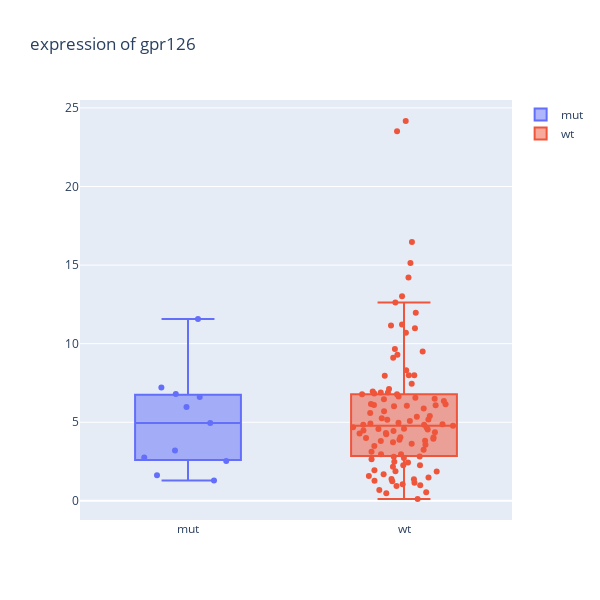

Write notebook code for a chart like this one.
### Code cell
### plotly boxplot overlay boxpoints

f = '/projects/trans_scratch/validations/workspace/szong/development/genomics_data_analysis/visualization/GPR126_expression.csv'
df = pd.read_csv(f)
df.head(2)
dfm = df.pivot(index='patient', columns='xx', values='GPR126')
dfm.columns = ['mut', 'wt']
dfm.head(2)

data=[go.Box(y=dfm[col], name=col, boxpoints='all', pointpos = 0, jitter=1, text=dfm[col].index.tolist()) for col in dfm.columns]

layout=go.Layout(title='expression of gpr126',
                width=600,
                height=600)

fig = go.Figure(data=data, layout=layout)

iplot(fig)

### Figure 1 — Plotly figure (JSON) as saved in the notebook; plotly's stock layout.template omitted (floating-point values rounded to 4 significant figures)
{"data": [{"boxpoints": "all", "jitter": 1, "name": "mut", "pointpos": 0, "text": ["HTMCP-03-06-02001", "HTMCP-03-06-02002", "HTMCP-03-06-02003", "HTMCP-03-06-02006", "HTMCP-03-06-02008", "HTMCP-03-06-02012", "HTMCP-03-06-02013", "HTMCP-03-06-02020", "HTMCP-03-06-02036", "HTMCP-03-06-02037", "HTMCP-03-06-02040", "HTMCP-03-06-02042", "HTMCP-03-06-02046", "HTMCP-03-06-02047", "HTMCP-03-06-02054", "HTMCP-03-06-02057", "HTMCP-03-06-02058", "HTMCP-03-06-02063", "HTMCP-03-06-02068", "HTMCP-03-06-02070", "HTMCP-03-06-02071", "HTMCP-03-06-02074", "HTMCP-03-06-02075", "HTMCP-03-06-02076", "HTMCP-03-06-02089", "HTMCP-03-06-02092", "HTMCP-03-06-02097", "HTMCP-03-06-02098", "HTMCP-03-06-02099", "HTMCP-03-06-02103", "HTMCP-03-06-02108", "HTMCP-03-06-02109", "HTMCP-03-06-02110", "HTMCP-03-06-02113", "HTMCP-03-06-02120", "HTMCP-03-06-02125", "HTMCP-03-06-02128", "HTMCP-03-06-02139", "HTMCP-03-06-02144", "HTMCP-03-06-02145", "HTMCP-03-06-02147", "HTMCP-03-06-02148", "HTMCP-03-06-02149", "HTMCP-03-06-02150", "HTMCP-03-06-02151", "HTMCP-03-06-02152", "HTMCP-03-06-02155", "HTMCP-03-06-02156", "HTMCP-03-06-02170", "HTMCP-03-06-02174", "HTMCP-03-06-02175", "HTMCP-03-06-02176", "HTMCP-03-06-02179", "HTMCP-03-06-02180", "HTMCP-03-06-02182", "HTMCP-03-06-02185", "HTMCP-03-06-02194", "HTMCP-03-06-02195", "HTMCP-03-06-02196", "HTMCP-03-06-02197", "HTMCP-03-06-02202", "HTMCP-03-06-02203", "HTMCP-03-06-02204", "HTMCP-03-06-02205", "HTMCP-03-06-02209", "HTMCP-03-06-02210", "HTMCP-03-06-02213", "HTMCP-03-06-02214", "HTMCP-03-06-02215", "HTMCP-03-06-02216", "HTMCP-03-06-02217", "HTMCP-03-06-02219", "HTMCP-03-06-02222", "HTMCP-03-06-02225", "HTMCP-03-06-02230", "HTMCP-03-06-02235", "HTMCP-03-06-02238", "HTMCP-03-06-02239", "HTMCP-03-06-02240", "HTMCP-03-06-02242", "HTMCP-03-06-02256", "HTMCP-03-06-02259", "HTMCP-03-06-02260", "HTMCP-03-06-02261", "HTMCP-03-06-02262", "HTMCP-03-06-02264", "HTMCP-03-06-02266", "HTMCP-03-06-02267", "HTMCP-03-06-02268", "HTMCP-03-06-02320", "HTMCP-03-06-02322", "HTMCP-03-06-02326", "HTMCP-03-06-02328", "HTMCP-03-06-02330", "HTMCP-03-06-02332", "HTMCP-03-06-02333", "HTMCP-03-06-02335", "HTMCP-03-06-02340", "HTMCP-03-06-02341", "HTMCP-03-06-02344", "HTMCP-03-06-02346", "HTMCP-03-06-02354", "HTMCP-03-06-02377", "HTMCP-03-06-02392", "HTMCP-03-06-02393", "HTMCP-03-06-02396", "HTMCP-03-06-02411", "HTMCP-03-06-02414", "HTMCP-03-06-02417", "HTMCP-03-06-02424", "HTMCP-03-06-02427", "HTMCP-03-06-02428", "HTMCP-03-06-02434", "HTMCP-03-06-02435", "HTMCP-03-06-02437", "HTMCP-03-06-02441", "HTMCP-03-06-02442", "HTMCP-03-06-02447"], "type": "box", "y": [null, null, null, null, null, null, null, null, null, null, null, null, null, null, null, null, 4.959, 2.76, null, null, null, null, 6.795, null, null, null, null, null, null, null, null, null, null, null, null, null, null, null, null, null, null, 1.3, null, null, null, null, null, null, null, null, null, null, null, null, null, null, null, null, null, null, null, 3.197, null, null, null, 2.542, null, 1.622, null, null, null, null, null, null, null, null, null, null, null, null, null, null, 7.21, null, null, null, null, null, null, null, null, 11.57, null, null, null, 5.965, null, null, null, null, 6.6, null, null, null, null, null, null, null, null, null, null, null, null, null, null, null, null, null]}, {"boxpoints": "all", "jitter": 1, "name": "wt", "pointpos": 0, "text": ["HTMCP-03-06-02001", "HTMCP-03-06-02002", "HTMCP-03-06-02003", "HTMCP-03-06-02006", "HTMCP-03-06-02008", "HTMCP-03-06-02012", "HTMCP-03-06-02013", "HTMCP-03-06-02020", "HTMCP-03-06-02036", "HTMCP-03-06-02037", "HTMCP-03-06-02040", "HTMCP-03-06-02042", "HTMCP-03-06-02046", "HTMCP-03-06-02047", "HTMCP-03-06-02054", "HTMCP-03-06-02057", "HTMCP-03-06-02058", "HTMCP-03-06-02063", "HTMCP-03-06-02068", "HTMCP-03-06-02070", "HTMCP-03-06-02071", "HTMCP-03-06-02074", "HTMCP-03-06-02075", "HTMCP-03-06-02076", "HTMCP-03-06-02089", "HTMCP-03-06-02092", "HTMCP-03-06-02097", "HTMCP-03-06-02098", "HTMCP-03-06-02099", "HTMCP-03-06-02103", "HTMCP-03-06-02108", "HTMCP-03-06-02109", "HTMCP-03-06-02110", "HTMCP-03-06-02113", "HTMCP-03-06-02120", "HTMCP-03-06-02125", "HTMCP-03-06-02128", "HTMCP-03-06-02139", "HTMCP-03-06-02144", "HTMCP-03-06-02145", "HTMCP-03-06-02147", "HTMCP-03-06-02148", "HTMCP-03-06-02149", "HTMCP-03-06-02150", "HTMCP-03-06-02151", "HTMCP-03-06-02152", "HTMCP-03-06-02155", "HTMCP-03-06-02156", "HTMCP-03-06-02170", "HTMCP-03-06-02174", "HTMCP-03-06-02175", "HTMCP-03-06-02176", "HTMCP-03-06-02179", "HTMCP-03-06-02180", "HTMCP-03-06-02182", "HTMCP-03-06-02185", "HTMCP-03-06-02194", "HTMCP-03-06-02195", "HTMCP-03-06-02196", "HTMCP-03-06-02197", "HTMCP-03-06-02202", "HTMCP-03-06-02203", "HTMCP-03-06-02204", "HTMCP-03-06-02205", "HTMCP-03-06-02209", "HTMCP-03-06-02210", "HTMCP-03-06-02213", "HTMCP-03-06-02214", "HTMCP-03-06-02215", "HTMCP-03-06-02216", "HTMCP-03-06-02217", "HTMCP-03-06-02219", "HTMCP-03-06-02222", "HTMCP-03-06-02225", "HTMCP-03-06-02230", "HTMCP-03-06-02235", "HTMCP-03-06-02238", "HTMCP-03-06-02239", "HTMCP-03-06-02240", "HTMCP-03-06-02242", "HTMCP-03-06-02256", "HTMCP-03-06-02259", "HTMCP-03-06-02260", "HTMCP-03-06-02261", "HTMCP-03-06-02262", "HTMCP-03-06-02264", "HTMCP-03-06-02266", "HTMCP-03-06-02267", "HTMCP-03-06-02268", "HTMCP-03-06-02320", "HTMCP-03-06-02322", "HTMCP-03-06-02326", "HTMCP-03-06-02328", "HTMCP-03-06-02330", "HTMCP-03-06-02332", "HTMCP-03-06-02333", "HTMCP-03-06-02335", "HTMCP-03-06-02340", "HTMCP-03-06-02341", "HTMCP-03-06-02344", "HTMCP-03-06-02346", "HTMCP-03-06-02354", "HTMCP-03-06-02377", "HTMCP-03-06-02392", "HTMCP-03-06-02393", "HTMCP-03-06-02396", "HTMCP-03-06-02411", "HTMCP-03-06-02414", "HTMCP-03-06-02417", "HTMCP-03-06-02424", "HTMCP-03-06-02427", "HTMCP-03-06-02428", "HTMCP-03-06-02434", "HTMCP-03-06-02435", "HTMCP-03-06-02437", "HTMCP-03-06-02441", "HTMCP-03-06-02442", "HTMCP-03-06-02447"], "type": "box", "y": [11.16, 1.858, 7.997, 4.785, 6.084, 9.099, 4.315, 4.371, 9.659, 2.968, 4.232, 6.142, 4.589, 5.156, 3.625, 4.844, null, null, 2.258, 7.965, 6.558, 6.824, null, 23.52, 3.243, 6.962, 3.808, 4.878, 1.949, 15.14, 7.444, 2.493, 11.23, 6.898, 3.943, 3.818, 4.005, 4.674, 4.448, 5.867, 5.701, null, 2.17, 3.116, 5.391, 9.299, 1.051, 6.098, 5.354, 4.479, 6.785, 5.586, 0.6882, 0.942, 0.9875, 12.62, 3.891, 1.48, 3.493, 24.17, 1.395, null, 4.284, 1.246, 2.967, null, 6.498, null, 5.25, 14.21, 6.457, 2.432, 1.574, 2.82, 10.99, 0.116, 2.731, 2.256, 4.846, 3.725, 9.5, 4.974, null, 1.144, 5.081, 1.888, 7.122, 16.46, 6.049, 13.01, 4.569, null, 1.284, 10.7, 6.887, null, 7.997, 6.023, 6.355, 4.917, null, 5.18, 11.96, 8.302, 4.67, 6.787, 4.027, 0.4869, 1.377, 2.649, 2.812, 4.534, 6.634, 6.162, 3.57, 0.5511, 1.685, 4.044]}], "layout": {"height": 600, "title": {"text": "expression of gpr126"}, "width": 600}}
